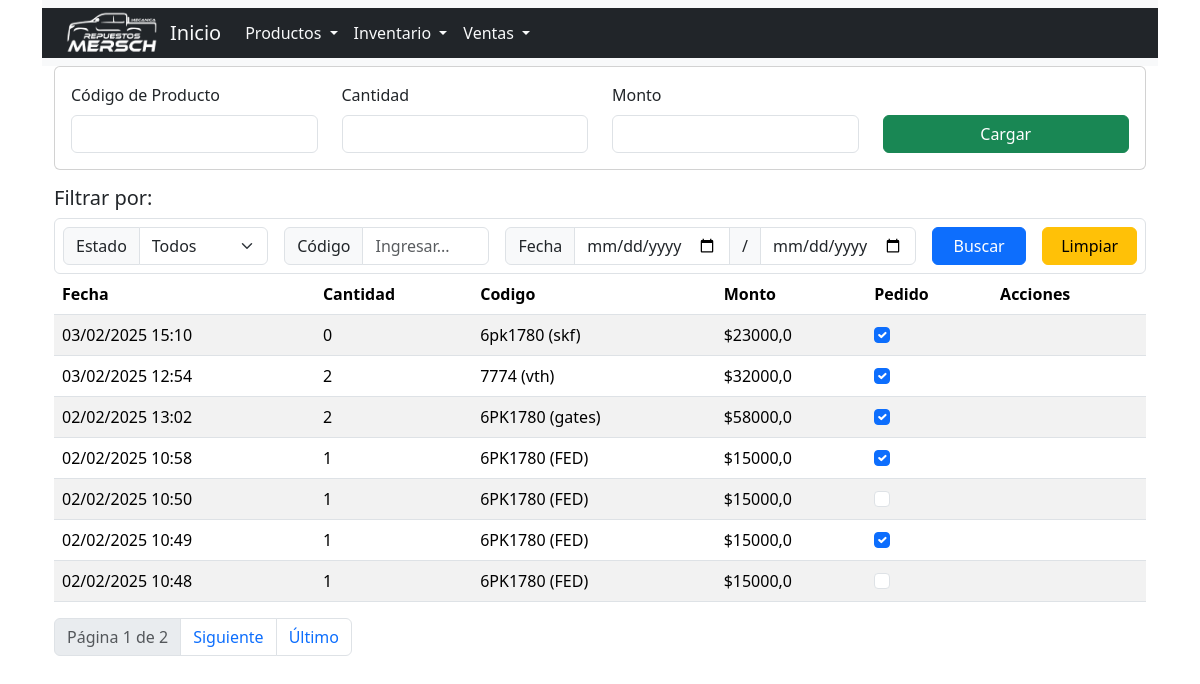
Page /ventas/ on the earlier database version.
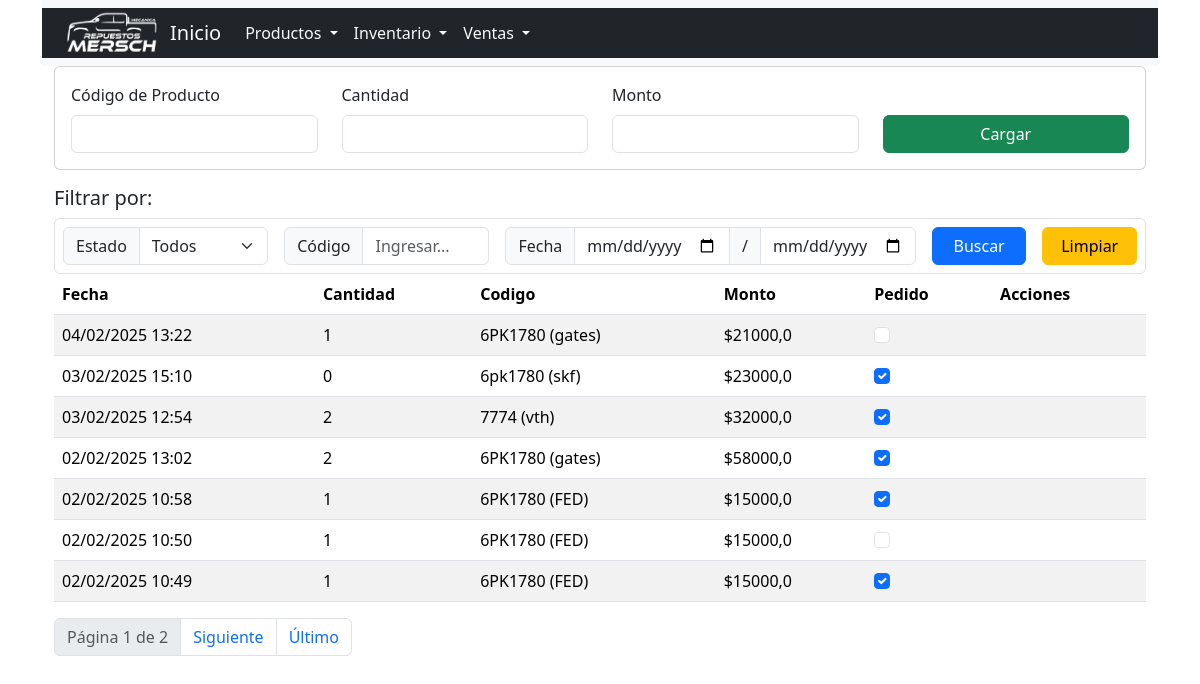
Same page on the later database version.
### ventas/models.py (models this page shows, shortened)
class Venta(models.Model):
    monto = models.FloatField(default=0, blank=True)
    fecha = models.DateTimeField()
    descripcion = models.TextField(blank=True, null=True)
    producto = models.ForeignKey(Producto, on_delete=models.CASCADE)
    cantidad = models.IntegerField(default=1, blank=False, null=False)
    reposicion = models.BooleanField(default=False)

### inventario/models.py (models this page shows, shortened)
class Producto(models.Model):
    codigo = models.CharField(max_length=50)
    stock = models.IntegerField(default=0, blank=True)
    marca = models.CharField(max_length=50, default="---", blank=False, null=False)
    categoria = models.ForeignKey(Categorias, on_delete=models.CASCADE)
    descripcion = models.TextField(blank=True, null=True)

### ventas/views.py (the view)
# urls.py: path('', views.index, name="index"),
def index(request):
    ventas_list = Venta.objects.all().order_by('-id')
    estado_str = request.GET.get('estado', '')
    estado = int(estado_str) if estado_str.isdigit() else None
    codigo = request.GET.get('codigo', '')
    fecha_inicio = request.GET.get('fecha_inicio', '')
    fecha_fin = request.GET.get('fecha_fin', '')
    if estado is not None:
        ventas_list = ventas_list.filter(reposicion=estado)
    if codigo:
        ventas_list = ventas_list.filter(producto__codigo__icontains=codigo)
    if fecha_inicio and fecha_fin:
        ventas_list = ventas_list.filter(fecha__range=[fecha_inicio, fecha_fin])
    elif fecha_inicio:
        ventas_list = ventas_list.filter(fecha__gte=fecha_inicio)
    elif fecha_fin:
        ventas_list = ventas_list.filter(fecha__lte=fecha_fin)
    productos = Producto.objects.all()
    paginator = Paginator(ventas_list, 7)
    page_number = request.GET.get('page')
    ventas = paginator.get_page(page_number)
    return render(request, "ventas/index.html", {
        'ventas': ventas,
        'productos': productos,
        'fecha_actual': datetime.now().strftime('%Y-%m-%d %H:%M:%S.%f')
    })

### templates/ventas/index.html (shortened to what the changed rows need)
{% extends 'layouts/base.html' %}
{% load static %}
{% block head %}
    <link rel="stylesheet" href="{% static 'css/messages.css' %}">
{% endblock %}
{% block content %}
<table class="table table-striped table-hover">
    <thead>
        <tr>
            <th scope="col">Fecha</th>
            <th scope="col">Cantidad</th>
            <th scope="col">Codigo</th>
            <th scope="col">Monto</th>
            <th scope="col">Pedido</th>
            <th scope="col">Acciones</th>
        </tr>
    </thead>
    <tbody>
        {% for venta in ventas %}
        <tr>
            <td>{{ venta.fecha|date:"d/m/Y H:i" }}</td>
            <td>{{ venta.cantidad }}</td>
            <td>{{ venta.producto.codigo }} ({{ venta.producto.marca }})</td>
            <td>${{ venta.monto }}</td>
            <td>
                <form action="{% url 'ventas:reponer_producto' venta.id %}" method="post">
                    <input name="reposicion" class="form-check-input" type="checkbox"
                           id="flexCheckDefault"
                           {% if venta.reposicion %}checked{% endif %}>
                </form>
            </td>
            <td>
            </td>
        </tr>
        {% endfor %}
    </tbody>
</table>
{% endblock %}

Differences in the rows shown:
no longer on this page (row unchanged): Venta: fecha "02/02/2025 10:48", cantidad "1", producto.codigo "6PK1780", producto.marca "FED", monto "15000,0"
added Venta: fecha "04/02/2025 13:22", cantidad "1", producto.codigo "6PK1780", producto.marca "gates", monto "21000,0"
